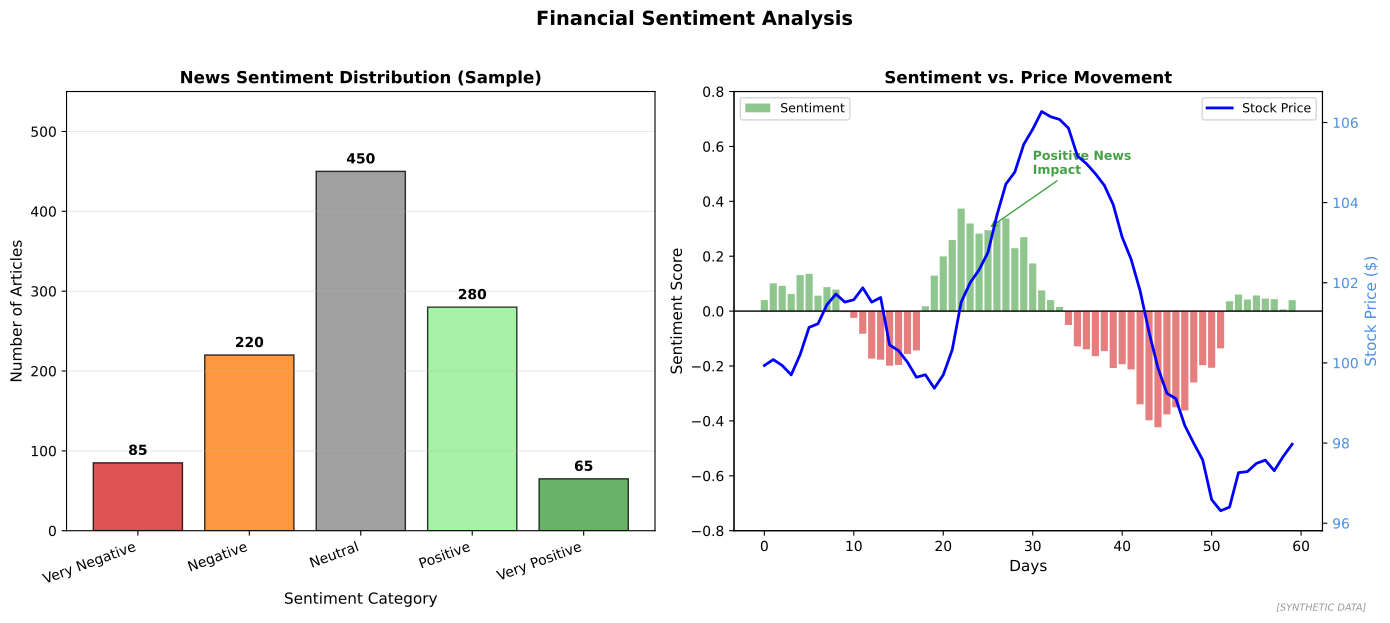

Reproduce this figure in Python.
"""
Sentiment Analysis Results
Financial news sentiment scoring

Output: sentiment_analysis.pdf
Module: module_03_ai_ml
Lesson: 32 - NLP in Finance
"""

from pathlib import Path
import matplotlib.pyplot as plt
import numpy as np

CHART_METADATA = {
    'title': 'Sentiment Analysis',
    'module': 'module_03_ai_ml',
    'lesson': 32,
    'url': 'https://github.com/Digital-AI-Finance/digital-finance/tree/main/module_03_ai_ml/figures/sentiment_analysis'
}

plt.rcParams.update({'font.size': 10, 'axes.labelsize': 10})

def create_chart():
    fig, axes = plt.subplots(1, 2, figsize=(14, 6))

    np.random.seed(42)

    # Sentiment distribution
    ax1 = axes[0]

    categories = ['Very Negative', 'Negative', 'Neutral', 'Positive', 'Very Positive']
    counts = [85, 220, 450, 280, 65]
    colors = ['#D62728', '#FF7F0E', '#888888', '#90EE90', '#44A044']

    bars = ax1.bar(categories, counts, color=colors, edgecolor='black', alpha=0.8)

    for bar, count in zip(bars, counts):
        ax1.text(bar.get_x() + bar.get_width()/2, bar.get_height() + 10,
                str(count), ha='center', fontsize=10, fontweight='bold')

    ax1.set_xlabel('Sentiment Category', fontsize=11)
    ax1.set_ylabel('Number of Articles', fontsize=11)
    ax1.set_title('News Sentiment Distribution (Sample)', fontsize=12, fontweight='bold')
    ax1.set_ylim(0, 550)
    ax1.yaxis.grid(True, alpha=0.3)
    plt.setp(ax1.xaxis.get_majorticklabels(), rotation=20, ha='right')

    # Sentiment over time with price
    ax2 = axes[1]

    days = np.arange(60)
    # Generate sentiment scores
    sentiment = np.random.randn(60) * 0.2
    sentiment[20:30] += 0.4  # Positive news period
    sentiment[40:50] -= 0.3  # Negative news period
    sentiment = np.convolve(sentiment, np.ones(5)/5, mode='same')

    # Correlated price movement
    price = 100 + np.cumsum(sentiment * 2 + np.random.randn(60) * 0.3)

    ax2_twin = ax2.twinx()

    ln1 = ax2.bar(days, sentiment, color=['#44A044' if s > 0 else '#D62728' for s in sentiment],
                  alpha=0.6, width=0.8, label='Sentiment')
    ln2 = ax2_twin.plot(days, price, 'b-', linewidth=2, label='Stock Price')

    ax2.axhline(y=0, color='black', linewidth=1)
    ax2.set_xlabel('Days', fontsize=11)
    ax2.set_ylabel('Sentiment Score', fontsize=11)
    ax2_twin.set_ylabel('Stock Price ($)', fontsize=11, color='#4A90E2')
    ax2_twin.tick_params(axis='y', labelcolor='#4A90E2')
    ax2.set_title('Sentiment vs. Price Movement', fontsize=12, fontweight='bold')

    # Annotate correlation
    ax2.annotate('Positive News\nImpact', xy=(25, 0.3), xytext=(30, 0.5),
                fontsize=9, fontweight='bold', color='#44A044',
                arrowprops=dict(arrowstyle='->', color='#44A044'))

    ax2.set_ylim(-0.8, 0.8)
    ax2.legend(loc='upper left', fontsize=9)
    ax2_twin.legend(loc='upper right', fontsize=9)

    fig.suptitle('Financial Sentiment Analysis', fontsize=14, fontweight='bold', y=1.02)
    fig.text(0.98, 0.02, '[SYNTHETIC DATA]', fontsize=7, color='#999999', ha='right', style='italic')
    plt.tight_layout()

    output_path = Path(__file__).parent / 'sentiment_analysis.pdf'
    plt.savefig(output_path, format='pdf', dpi=300, bbox_inches='tight')
    plt.close()
    print(f"Chart saved to: {output_path}")
    return output_path

if __name__ == '__main__':
    create_chart()
